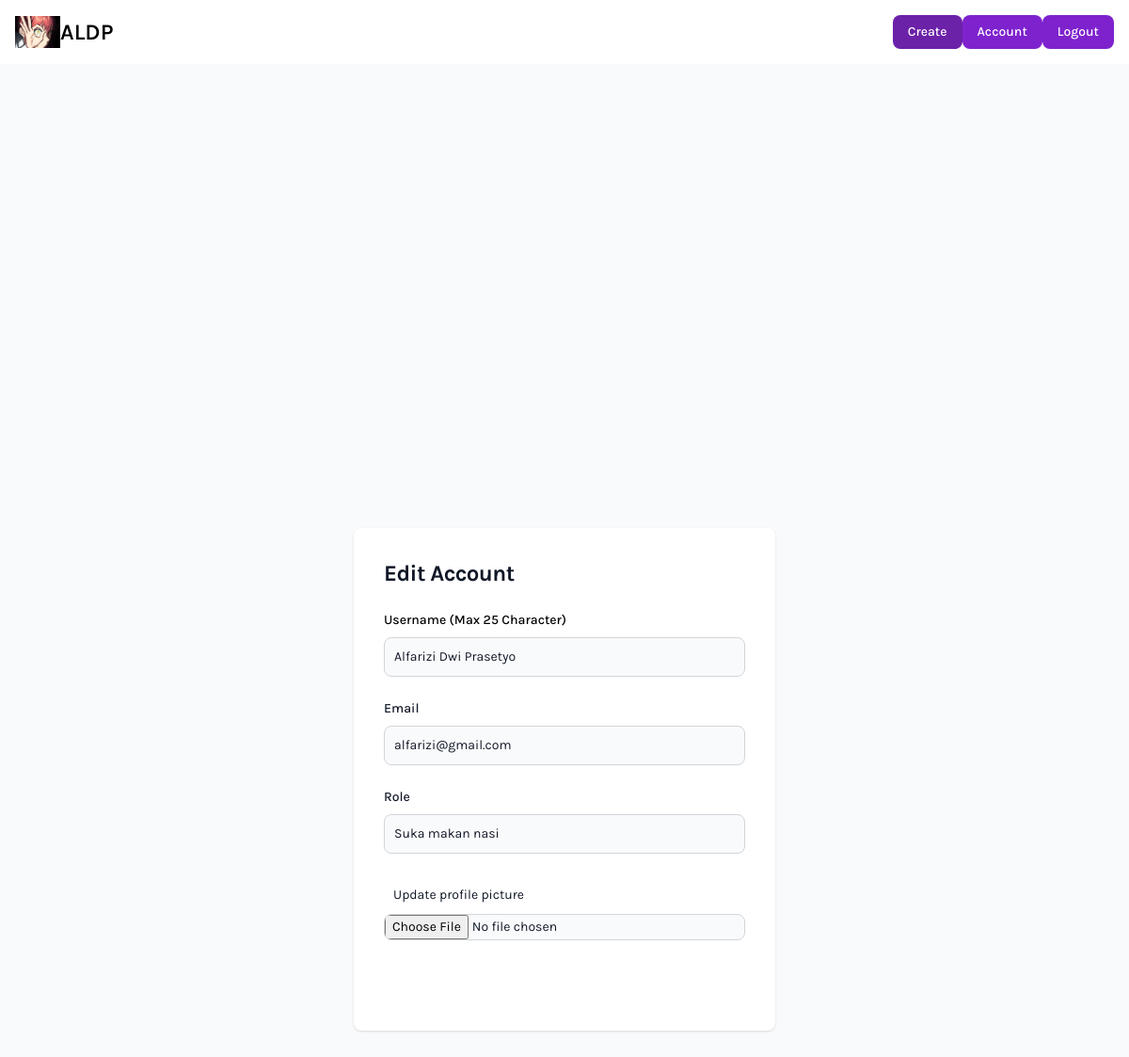
The page /edit (signed in) on the database its author committed.
### flaskblog/models.py (models this page shows, shortened)
class User(db.Model, UserMixin):
    id = db.Column(db.Integer, primary_key=True)
    username = db.Column(db.String(20), unique=True, nullable=False)
    email = db.Column(db.String(120), unique=True, nullable=False)
    image_file = db.Column(db.String(20), nullable=False, default='default.jpg')
    password = db.Column(db.String(60), nullable=False)
    role = db.Column(db.String(60))
    posts = db.relationship('Post', backref="author", lazy=True)

### flaskblog/route.py (the view)
@app.route("/edit", methods=['GET', 'POST'])
@login_required
def edit():
    form = UpdateAccountForm()
    if form.validate_on_submit():
        if form.picture.data:
            picture_file = save_picture_profile(form.picture.data)
            current_user.image_file = picture_file
        current_user.username = form.username.data
        current_user.email = form.email.data
        current_user.role = form.role.data
        db.session.commit()
        return redirect(url_for('account'))
    elif request.method == 'GET':
        form.username.data = current_user.username
        form.email.data = current_user.email
        form.role.data = current_user.role
    return render_template('edit.html', title='Edit', form=form)

### flaskblog/forms.py (shortened to what this page needs)
class UpdateAccountForm(FlaskForm):
    username = StringField('Username (Max 25 Character)', validators= [DataRequired(), Length(min=2, max=25)])
    email = StringField('Email', validators= [DataRequired(), Email()])
    picture = FileField('Update profile picture', validators = [FileAllowed(["jpg", "png", "jpeg"])])
    submit = SubmitField('Submit')
    role = StringField('Role')

### flaskblog/models.py (called while the page is built)
@login_manager.user_loader
def load_user(user_id):
    return User.query.get(int(user_id))

### flaskblog/templates/edit.html (shortened to what this page needs)
{% extends "layout.html" %}
{% block content %}
<section class="bg-gray-50 dark:bg-gray-900 h-screen">
    <div class="flex flex-col items-center justify-center px-6 py-8 mx-auto md:h-screen lg:py-0">
        <div class="w-full bg-white rounded-lg shadow dark:border md:mt-0 sm:max-w-md xl:p-0 dark:bg-gray-800 dark:border-gray-700">
            <div class="p-6 space-y-4 md:space-y-6 sm:p-8">
                <h1 class="text-xl font-bold leading-tight tracking-tight text-gray-900 md:text-2xl dark:text-white">
                    Edit Account
                </h1>
                <form class="space-y-4 md:space-y-6" method="POST" action="" enctype="multipart/form-data">
                    <div>
                        {{form.username.label(class="block mb-2 text-sm font-medium text-grey-900 dark:text-white")}}
                        {% if form.username.errors %}
                            {{form.username(class="bg-gray-50 border border-red-300 text-red-900 sm:text-sm rounded-lg focus:ring-red-600 focus:border-red-600 block w-full p-2.5 dark:bg-gray-700 dark:border-red-600 dark:placeholder-gray-400 dark:text-white dark:focus:ring-red-500 dark:focus:border-red-500")}}
                            <div class="text-red-500 text-sms">
                                {% for error in form.username.errors %}
                                    <span> {{ error }}</span>
                                {% endfor %}
                            </div>
                        {% else %}
                            {{form.username(class="bg-gray-50 border border-gray-300 text-gray-900 sm:text-sm rounded-lg focus:ring-primary-600 focus:border-primary-600 block w-full p-2.5 dark:bg-gray-700 dark:border-gray-600 dark:placeholder-gray-400 dark:text-white dark:focus:ring-blue-500 dark:focus:border-blue-500")}}
                        {% endif %}
                    </div>
                    <div>
                        {{form.email.label(class="block mb-2 text-sm font-medium text-gray-900 dark:text-white")}}
                        {% if form.email.errors %}
                            {{form.email(class="bg-gray-50 border border-red-300 text-red-900 sm:text-sm rounded-lg focus:ring-red-600 focus:border-red-600 block w-full p-2.5 dark:bg-gray-700 dark:border-red-600 dark:placeholder-gray-400 dark:text-white dark:focus:ring-red-500 dark:focus:border-red-500")}}
                            <div class="text-red-500">
                                {% for error in form.email.errors %}
                                    <span> {{ error }}</span>
                                {% endfor %}
                            </div>
                        {% else %}
                            {{form.email(class="bg-gray-50 border border-gray-300 text-gray-900 sm:text-sm rounded-lg focus:ring-primary-600 focus:border-primary-600 block w-full p-2.5 dark:bg-gray-700 dark:border-gray-600 dark:placeholder-gray-400 dark:text-white dark:focus:ring-blue-500 dark:focus:border-blue-500")}}
                        {% endif %}
                    </div>
                    <div>
                        {{form.role.label(class="block mb-2 text-sm font-medium text-gray-900 dark:text-white")}}
                        {% if form.role.errors %}
                            {{form.role(class="bg-gray-50 border border-red-300 text-red-900 sm:text-sm rounded-lg focus:ring-red-600 focus:border-red-600 block w-full p-2.5 dark:bg-gray-700 dark:border-red-600 dark:placeholder-gray-400 dark:text-white dark:focus:ring-red-500 dark:focus:border-red-500")}}
                            <div class="text-red-500">
                                {% for error in form.role.errors %}
                                    <span> {{ error }}</span>
                                {% endfor %}
                            </div>
                        {% else %}
                            {{form.role(class="bg-gray-50 border border-gray-300 text-gray-900 sm:text-sm rounded-lg focus:ring-primary-600 focus:border-primary-600 block w-full p-2.5 dark:bg-gray-700 dark:border-gray-600 dark:placeholder-gray-400 dark:text-white dark:focus:ring-blue-500 dark:focus:border-blue-500")}}
                        {% endif %}
                    </div>
                    <div>
                        {{form.picture.label(class="text-gray-900 sm:text-sm rounded-lg focus:ring-primary-600 focus:border-primary-600 block w-full p-2.5 dark:placeholder-gray-400 dark:text-white dark:focus:ring-blue-500 dark:focus:border-blue-500")}}
                        {{form.picture(class="block w-full text-sm text-gray-900 border border-gray-300 rounded-lg cursor-pointer bg-gray-50 dark:text-gray-400 focus:outline-none dark:bg-gray-700 dark:border-gray-600 dark:placeholder-gray-400")}}
                    </div>
                    {{form.submit( class="w-full mt-5 text-white bg-primary-600 hover:bg-primary-700 focus:ring-4 focus:outline-none focus:ring-primary-300 font-medium rounded-lg text-sm px-5 py-2.5 text-center dark:bg-purple-600 dark:hover:bg-primary-700 dark:focus:ring-primary-800")}}
                </form>
            </div>
        </div>
    </div>
  </section>
{% endblock %}

### flaskblog/templates/layout.html (style rules this page uses)
.font-family-karla { font-family: karla; }

### rows shown on the page
User: username "Alfarizi Dwi Prasetyo", email "alfarizi@gmail.com", role "Suka makan nasi"
